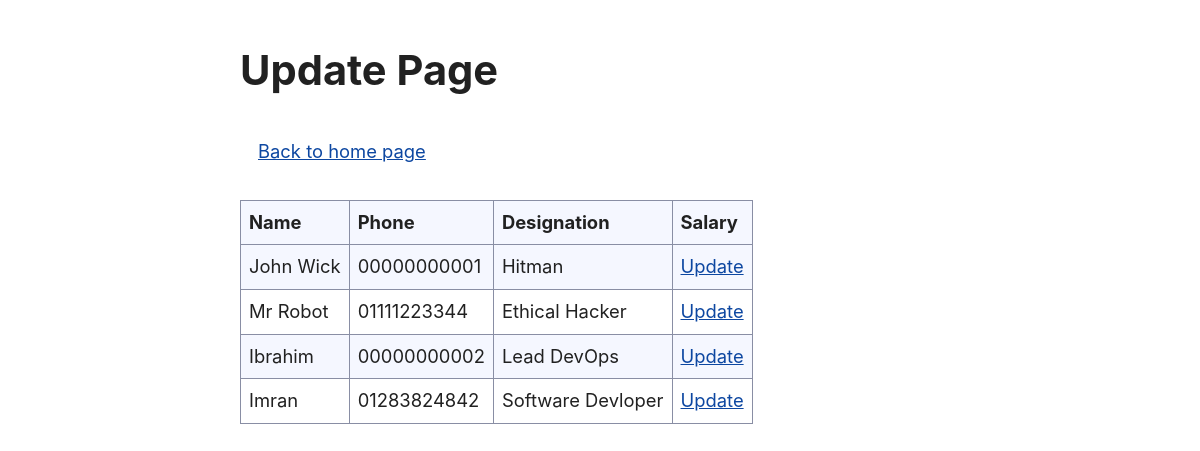
The app's page /employee/update/ (signed in), older data.
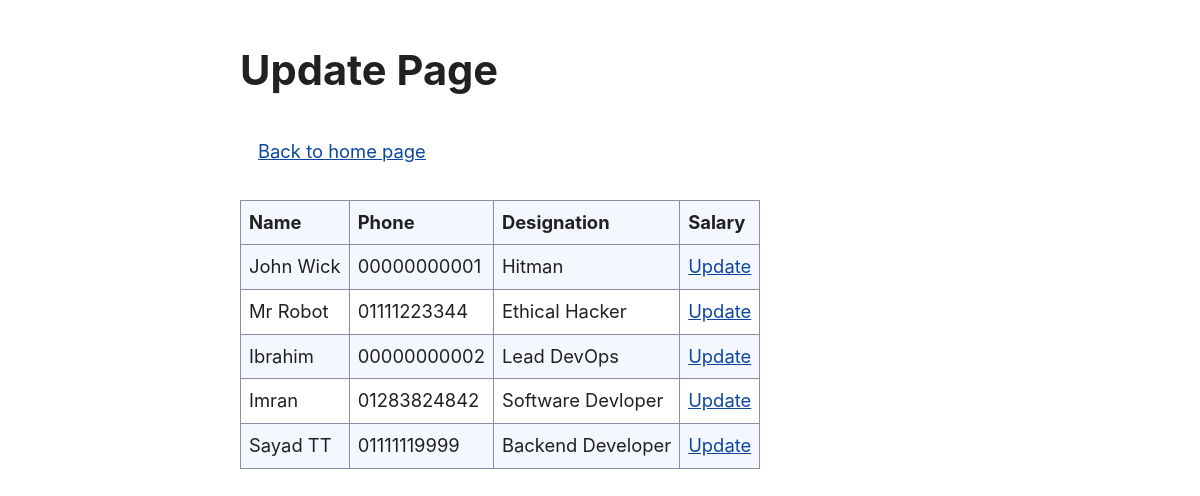
The same page, newer data.
### employee/models.py (models this page shows)
class Employee(models.Model):
    name = models.CharField(max_length=255)
    address = models.TextField()
    phone = models.CharField(max_length=15,unique=True)
    salary = models.PositiveIntegerField()
    designation = models.CharField(max_length=255)
    description = models.TextField()

### employee/views.py (the view)
# urls.py: path('update/', views.update_employee_list, name='update-employee-list'),
def update_employee_list(request):
    user = str(request.user)
    if user != 'admin':
        request.session['last_page'] = 'update'
        return redirect(authorize_admin)
    employee_list = Employee.objects.all()
    return render(request, 'update_employee.html',  {'employees': employee_list})

### employee/templates/update_employee.html
{% extends 'employee_base.html' %}
{% block content %}
<h2>Update Page</h2>
<nav style="padding: 10px;">
    <div>
        <a style="margin: .5rem;" href="/employee/">Back to home page</a>
    </div>
</nav>
<div>
    <table>
        <tr>
            <th>Name</th>
            <th>Phone</th>
            <th>Designation</th>
            <th>Salary</th>
        </tr>
        {% for employee in employees %}
        <tr>
            <td>{{employee.name}}</td>
            <td>{{employee.phone}}</td>
            <td>{{employee.designation}}</td>
            <td><a href="{% url 'update-employee' employee.id %}">Update</a></td>
        </tr>
        {% endfor %}
    </table>
</div>
{% endblock %}

Row changes from the older to the newer data that the page shows:
added Employee: name "Sayad TT", phone "01111119999", designation "Backend Developer"
